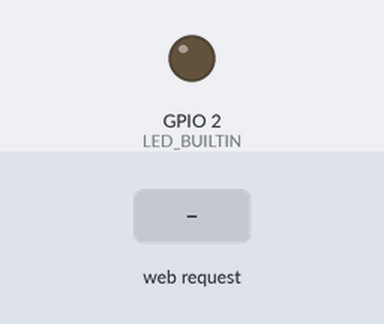
A program run on a simulated ESP8266 (NodeMCU). On the bench: output pins drawn as LEDs (lit = HIGH, except the on-board LED, lit = LOW). The test bench sets the inputs (shaded band). WiFi joins after 1.5 s; servers stay silent unless stated; storage starts empty; not simulated (calls return 0 or success): secrets.h; what the program prints to the serial monitor is not drawn.

Above: at 2.7 s.
2.8 s: HTTP request GET /toggle received
At 4.0 s:
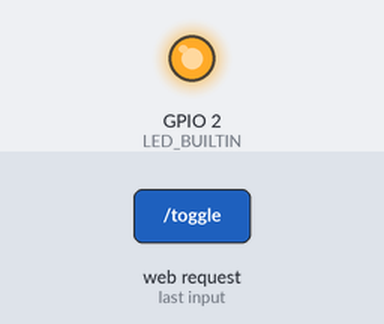
Timing chart, 0 to 5.8 s (numbered marks = the images above; inputs shaded):
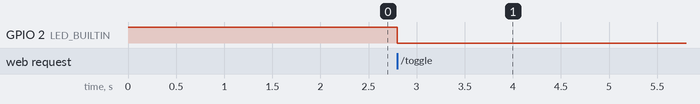

Measured:
- after the input at 2.8 s, GPIO 2 (LED_BUILTIN): HIGH → LOW at once

The program:

main.cpp
```cpp
#include "HardwareSerial.h"
#include <ESP8266WiFi.h>
#include <ESP8266WebServer.h>
#include <LittleFS.h>
#include <secrets.h>

ESP8266WebServer server(80);
bool ledState = false;

void handleRoot() {
  File file = LittleFS.open("/index.html", "r");
  if (!file) {
    server.send(500, "text/plain", "File not found");
    return;
  }
  server.streamFile(file, "text/html");
  file.close();
}

void handleCSS() {
  File file = LittleFS.open("/main.css", "r");
  if (!file) {
    server.send(500, "text/plain", "File not found");
    return;
  }
  server.streamFile(file, "text/css");
  file.close();
}

void handleToggle() {
  ledState = !ledState;
  digitalWrite(LED_BUILTIN, ledState ? LOW : HIGH);
  server.send(200, "text/plain", ledState ? "LED is ON" : "LED is OFF");
}

void setup() {
  pinMode(LED_BUILTIN, OUTPUT);
  digitalWrite(LED_BUILTIN, HIGH);

  Serial.begin(115200);
  WiFi.begin(ssid, password);

  Serial.print("Connecting to ");
  Serial.print(ssid);

  while (WiFi.status() != WL_CONNECTED) {
    delay(500);
    Serial.print(".");
  }

  Serial.println();
  Serial.print("Connected! IP address: ");
  Serial.println(WiFi.localIP());

  if (!LittleFS.begin()) {
    Serial.println("An Error has occurred while mounting LittleFS");
    return;
  }

  server.on("/", handleRoot);
  server.on("/main.css", handleCSS);
  server.on("/toggle", handleToggle);
  server.begin();
  Serial.println("HTTP server started");
}

void loop() {
  server.handleClient();
}
```
